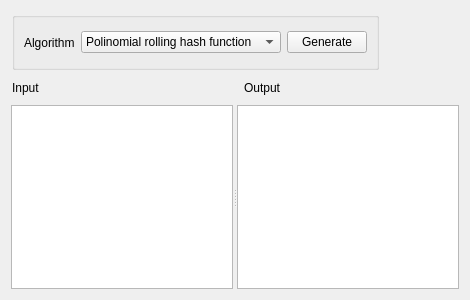
<?xml version="1.0" encoding="UTF-8"?>
<ui version="4.0">
 <class>Hash</class>
 <widget class="QWidget" name="Hash">
  <property name="geometry">
   <rect>
    <x>0</x>
    <y>0</y>
    <width>470</width>
    <height>300</height>
   </rect>
  </property>
  <property name="minimumSize">
   <size>
    <width>470</width>
    <height>300</height>
   </size>
  </property>
  <property name="windowTitle">
   <string>Hash-generator</string>
  </property>
  <layout class="QVBoxLayout" name="verticalLayout">
   <item>
    <layout class="QHBoxLayout" name="_2" stretch="0,0,0">
     <property name="spacing">
      <number>6</number>
     </property>
     <property name="leftMargin">
      <number>1</number>
     </property>
     <property name="topMargin">
      <number>1</number>
     </property>
     <property name="rightMargin">
      <number>1</number>
     </property>
     <property name="bottomMargin">
      <number>1</number>
     </property>
     <item>
      <widget class="QGroupBox" name="groupBox">
       <property name="title">
        <string/>
       </property>
       <layout class="QHBoxLayout" name="horizontalLayout">
        <item>
         <widget class="QLabel" name="label">
          <property name="text">
           <string>Algorithm</string>
          </property>
         </widget>
        </item>
        <item>
         <widget class="QComboBox" name="comboBoxAlgorithms">
          <item>
           <property name="text">
            <string>Polinomial rolling hash function</string>
           </property>
          </item>
          <item>
           <property name="text">
            <string>String folding</string>
           </property>
          </item>
          <item>
           <property name="text">
            <string>Fibonacci hash</string>
           </property>
          </item>
         </widget>
        </item>
        <item>
         <widget class="QPushButton" name="buttonGenerate">
          <property name="text">
           <string>Generate</string>
          </property>
         </widget>
        </item>
       </layout>
      </widget>
     </item>
     <item>
      <spacer name="horizontalSpacer_2">
       <property name="orientation">
        <enum>Qt::Horizontal</enum>
       </property>
       <property name="sizeType">
        <enum>QSizePolicy::Ignored</enum>
       </property>
       <property name="sizeHint" stdset="0">
        <size>
         <width>500</width>
         <height>20</height>
        </size>
       </property>
      </spacer>
     </item>
     <item>
      <spacer name="verticalSpacer">
       <property name="orientation">
        <enum>Qt::Vertical</enum>
       </property>
       <property name="sizeType">
        <enum>QSizePolicy::Fixed</enum>
       </property>
       <property name="sizeHint" stdset="0">
        <size>
         <width>1</width>
         <height>58</height>
        </size>
       </property>
      </spacer>
     </item>
    </layout>
   </item>
   <item>
    <layout class="QHBoxLayout">
     <property name="spacing">
      <number>6</number>
     </property>
     <property name="leftMargin">
      <number>1</number>
     </property>
     <property name="topMargin">
      <number>1</number>
     </property>
     <property name="rightMargin">
      <number>1</number>
     </property>
     <property name="bottomMargin">
      <number>1</number>
     </property>
     <item>
      <widget class="QLabel" name="label_5">
       <property name="text">
        <string>Input</string>
       </property>
      </widget>
     </item>
     <item>
      <spacer name="verticalSpacer_2">
       <property name="orientation">
        <enum>Qt::Vertical</enum>
       </property>
       <property name="sizeType">
        <enum>QSizePolicy::Fixed</enum>
       </property>
       <property name="sizeHint" stdset="0">
        <size>
         <width>20</width>
         <height>20</height>
        </size>
       </property>
      </spacer>
     </item>
     <item>
      <spacer name="horizontalSpacer">
       <property name="orientation">
        <enum>Qt::Horizontal</enum>
       </property>
       <property name="sizeHint" stdset="0">
        <size>
         <width>40</width>
         <height>20</height>
        </size>
       </property>
      </spacer>
     </item>
     <item>
      <widget class="QLabel" name="label_6">
       <property name="text">
        <string>Output</string>
       </property>
      </widget>
     </item>
     <item>
      <spacer>
       <property name="orientation">
        <enum>Qt::Horizontal</enum>
       </property>
       <property name="sizeHint" stdset="0">
        <size>
         <width>40</width>
         <height>20</height>
        </size>
       </property>
      </spacer>
     </item>
    </layout>
   </item>
   <item>
    <widget class="QSplitter" name="splitter">
     <property name="orientation">
      <enum>Qt::Horizontal</enum>
     </property>
     <widget class="QTextEdit" name="textEditInput"/>
     <widget class="QTextEdit" name="textEditOutput">
      <property name="enabled">
       <bool>true</bool>
      </property>
      <property name="readOnly">
       <bool>true</bool>
      </property>
     </widget>
    </widget>
   </item>
  </layout>
 </widget>
 <resources/>
 <connections>
  <connection>
   <sender>textEditInput</sender>
   <signal>textChanged()</signal>
   <receiver>textEditOutput</receiver>
   <slot>clear()</slot>
   <hints>
    <hint type="sourcelabel">
     <x>120</x>
     <y>196</y>
    </hint>
    <hint type="destinationlabel">
     <x>349</x>
     <y>196</y>
    </hint>
   </hints>
  </connection>
 </connections>
</ui>
